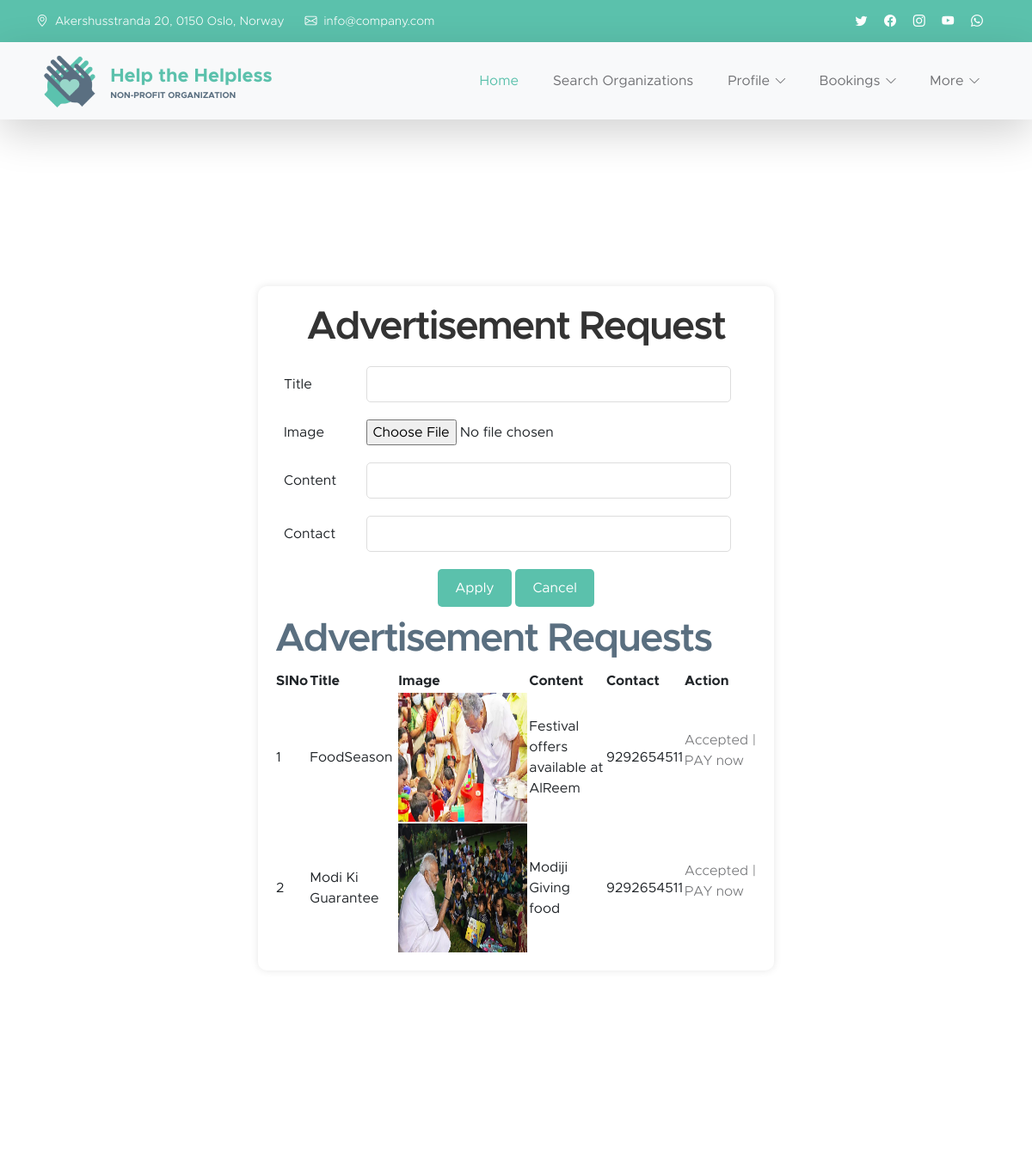
The page /Helpers/advertisement/ (signed in, upper part) on the database as committed earlier.
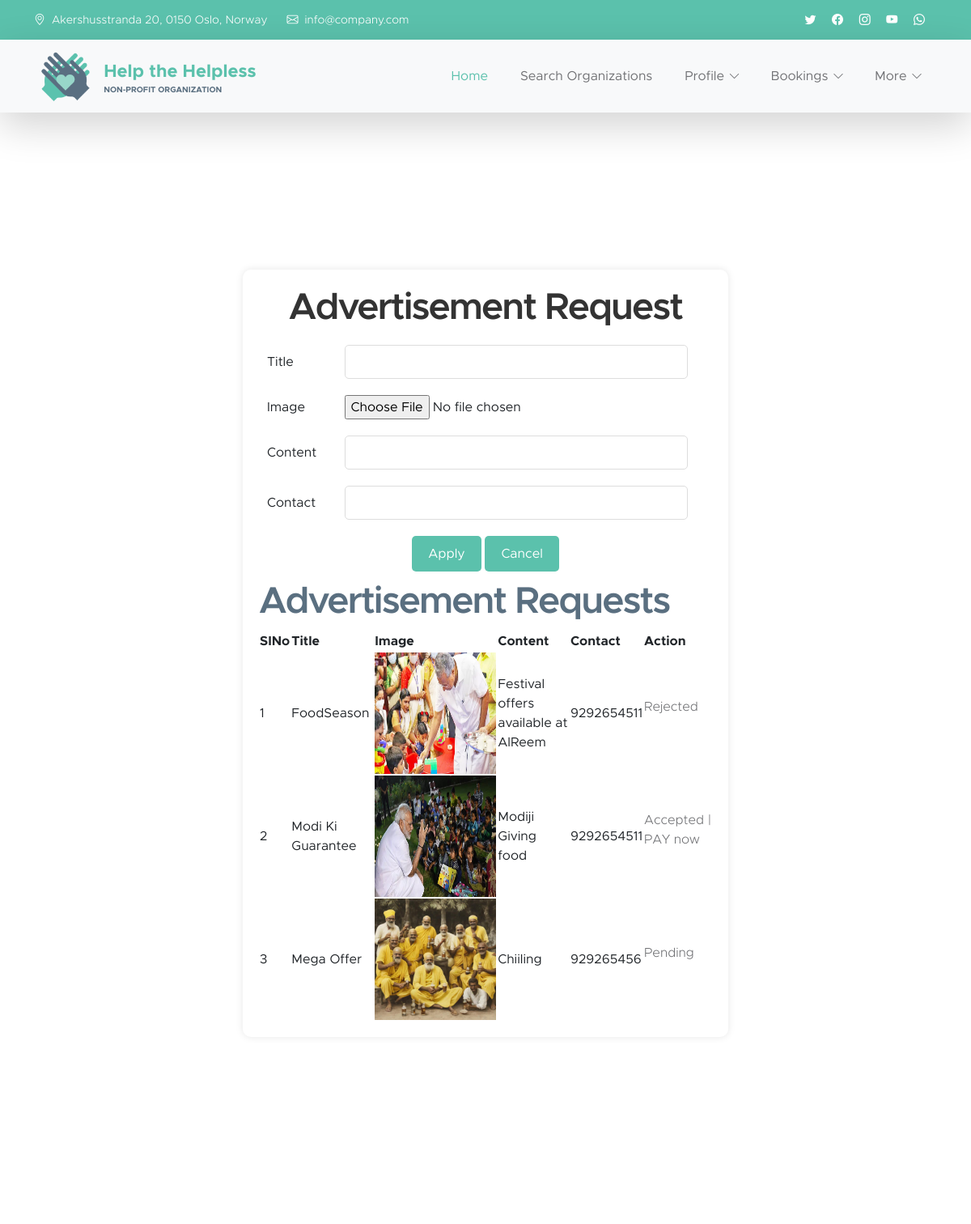
The same page on the database as committed later.
### Helpers/models.py (models this page shows)
class tbl_advertisement(models.Model):
    ad_title=models.CharField(max_length=50)
    ad_image=models.FileField(upload_to="Advertisements/")
    ad_content=models.CharField(max_length=50)
    ad_contact=models.CharField(max_length=50)
    helpers=models.ForeignKey(tbl_helper,on_delete=models.CASCADE)
    status=models.CharField(max_length=50,default=0,null=True)

### Helpers/views.py (the view)
# urls.py: path('advertisement/',views.advertisement,name="advertisement"),
def advertisement(request):
    ad=tbl_advertisement.objects.all()
    hdata=tbl_helper.objects.get(id=request.session['hid'])
    addata=tbl_advertisement.objects.filter(helpers=hdata)
    if request.method=="POST":
        title=request.POST.get("ad_title")
        image=request.FILES.get("ad_image")
        content=request.POST.get("ad_content")
        contact=request.POST.get("ad_contact")
        tbl_advertisement.objects.create(ad_title=title,ad_image=image,ad_content=content,ad_contact=contact,helpers=hdata)
        return render(request,'Helpers/Advertisement.html',{'ad':ad,'addata':addata})
    else:
        return render(request,'Helpers/Advertisement.html',{'ad':ad,'addata':addata})

### Helpers/Templates/Helpers/Advertisement.html (shortened to what this page needs)
{% extends 'Helpers/header.html' %}
{% load static %}
{% block content %}
<!DOCTYPE html>
<html lang="en">
<head>
</head>
<body>
    <div class="container" style="max-width: 600px; margin: 50px auto; background-color: white; padding: 20px; border-radius: 10px; box-shadow: 0px 0px 10px 0px rgba(0,0,0,0.1);">
        <h2 style="text-align: center; color: #333;">Advertisement Request</h2>
        <form action="" method="post" enctype="multipart/form-data">
            <table border="0" style="width: 100%;">
                <tr>
                    <td style="padding: 10px;">Title</td>
                    <td style="padding: 10px;"><input type="text" name="ad_title" id="ad_title" style="width: calc(100% - 20px); padding: 8px; border: 1px solid #ddd; border-radius: 5px;"></td>
                </tr>
                <tr>
                    <td style="padding: 10px;">Image</td>
                    <td style="padding: 10px;"><input type="file" name="ad_image" id="ad_image"></td>
                </tr>
                <tr>
                    <td style="padding: 10px;">Content</td>
                    <td style="padding: 10px;"><input type="text" name="ad_content" id="ad_content" style="width: calc(100% - 20px); padding: 8px; border: 1px solid #ddd; border-radius: 5px;"></td>
                </tr>
                <tr>
                    <td style="padding: 10px;">Contact</td>
                    <td style="padding: 10px;"><input type="text" name="ad_contact" id="ad_contact" style="width: calc(100% - 20px); padding: 8px; border: 1px solid #ddd; border-radius: 5px;"></td>
                </tr>
                <tr>
                    <td colspan="2" align="center" style="padding: 10px;">
                        <input type="submit" value="Apply" style="padding: 10px 20px; background-color: #5bc1ac; color: white; border: none; border-radius: 5px; cursor: pointer;">
                        <input type="reset" value="Cancel" style="padding: 10px 20px; background-color: #5bc1ac; color: white; border: none; border-radius: 5px; cursor: pointer;">
                    </td>
                </tr>
            </table>
            <h2>Advertisement Requests</h2>
        <table>
            <tr>
                <th>SINo</th>
                <th>Title</th>
                <th>Image</th>
                <th>Content</th>
                <th>Contact</th>
                <th>Action</th>
            </tr>
            {% for i in addata %}
            <tr>
                <td>{{forloop.counter}}</td>
                <td>{{i.ad_title}}</td>
                <td><img src="{{ i.ad_image.url }}" alt="Image" width="150" height="150"></td>
                <td>{{i.ad_content}}</td>
                <td>{{i.ad_contact}}</td>
                <td>{% if i.status == "1" %}
                    <p>Accepted | <a href="{% url 'Helpers:ad_pay' i.id %}">PAY now</a></p>
                    {% elif i.status == "2" %}
                    <p>Rejected</p>
                    {% elif i.status == "3" %}
                    <p>Paid</p>
                    {% else %}
                    <p>Pending</p>
                    {% endif %}
                    </td>
            </tr>
            {% endfor %}
        </table>
        </form>
    </div>
</body>
</html>
{% endblock content %}

Rows that differ between the two databases and show on the page:
changed tbl_advertisement "FoodSeason": status "Accepted | PAY now" → "Rejected"
added tbl_advertisement: ad_title "Mega Offer", ad_image (picture), ad_content "Chiiling", ad_contact "929265456", status "Pending"
